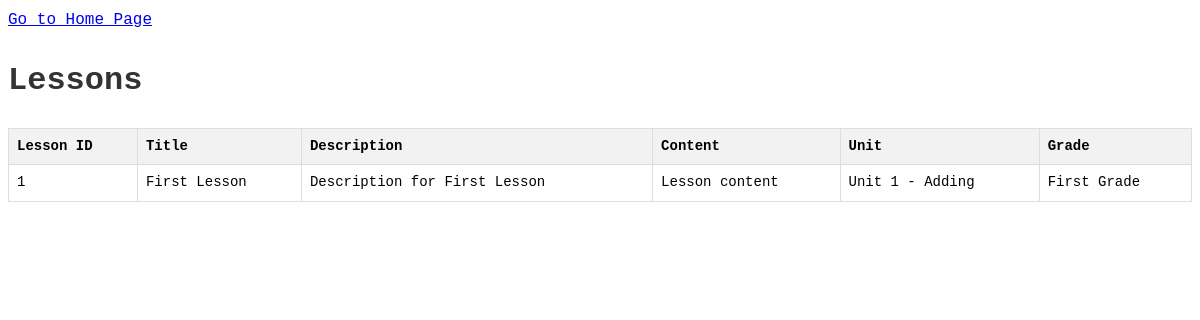
/all-lessons/, run on an earlier commit of the app's database.
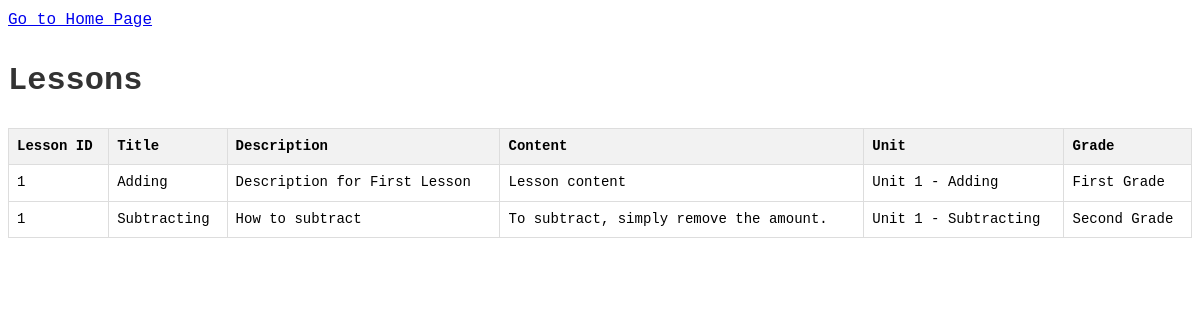
And on a later commit of the database.
### app/models.py (models this page shows, shortened)
class Lesson(models.Model):
    unit = models.ForeignKey(Unit, on_delete=models.CASCADE)
    lesson_id = models.IntegerField(default=1)
    title = models.CharField(max_length=255)
    description = models.TextField()
    content = models.TextField()
    problems = models.ManyToManyField('Problem', related_name='lessons')

class Unit(models.Model):
    grade = models.ForeignKey(Grade, on_delete=models.CASCADE)
    unit_id = models.IntegerField(default=1)
    title = models.CharField(max_length=255)
    description = models.TextField()
    lessons = models.ManyToManyField('Lesson', related_name='units')

class Grade(models.Model):
    grade_id = models.IntegerField(default=1)
    title = models.CharField(max_length=255)
    description = models.TextField()
    units = models.ManyToManyField('Unit', related_name='grades')

### app/views.py (the view)
# urls.py: path('all-lessons/', lessons, name='all_lessons'),
def lessons(request):
    lessons = Lesson.objects.all()
    return render(request, 'lessons.html', {'lessons': lessons})

### app/templates/lessons.html (shortened to what this page needs)
{% load static %}
<!DOCTYPE html>
<html lang="en">
<head>
    <link rel="stylesheet" type="text/css" href="{% static 'css/styles.css' %}">
</head>
<body>
    <a href="{% url 'home' %}">Go to Home Page</a>
    <h1>Lessons</h1>
    <table border="1">
        <thead>
            <tr>
                <th>Lesson ID</th>
                <th>Title</th>
                <th>Description</th>
                <th>Content</th>
                <th>Unit</th>
                <th>Grade</th>
            </tr>
        </thead>
        <tbody>
            {% for lesson in lessons %}
                <tr>
                    <td>{{ lesson.lesson_id }}</td>
                    <td>{{ lesson.title }}</td>
                    <td>{{ lesson.description }}</td>
                    <td>{{ lesson.content }}</td>
                    <td>{{ lesson.unit.title }}</td>
                    <td>{{ lesson.unit.grade.title }}</td>
                </tr>
            {% endfor %}
        </tbody>
    </table>
</body>
</html>

What changed in the data, as far as the page shows it:
changed Lesson "Description for First Lesson": title "First Lesson" → "Adding"
added Lesson: lesson_id "1", title "Subtracting", description "How to subtract", content "To subtract, simply remove the amount.", unit "Unit 1 - Subtracting", unit.grade "Second Grade"
